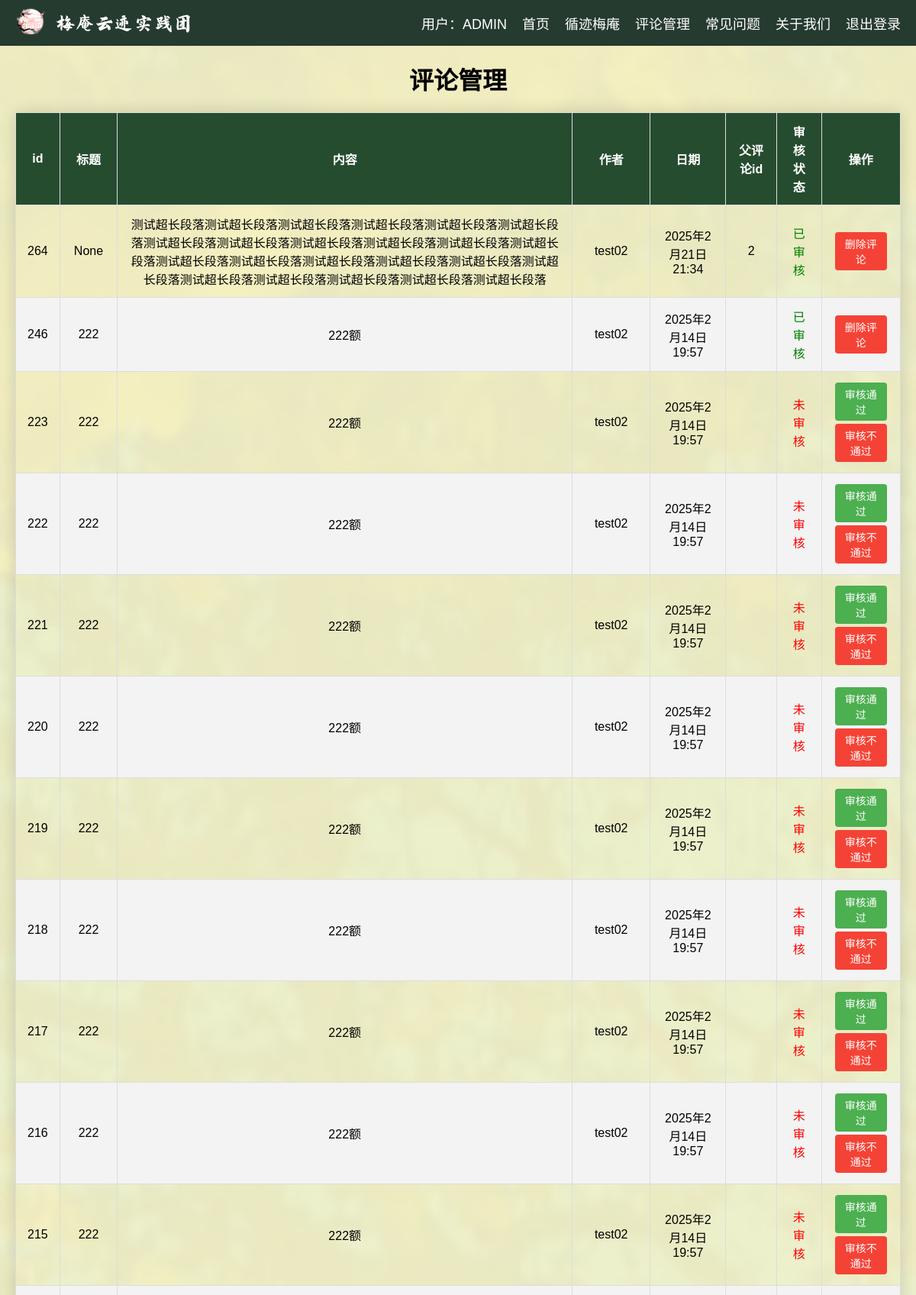
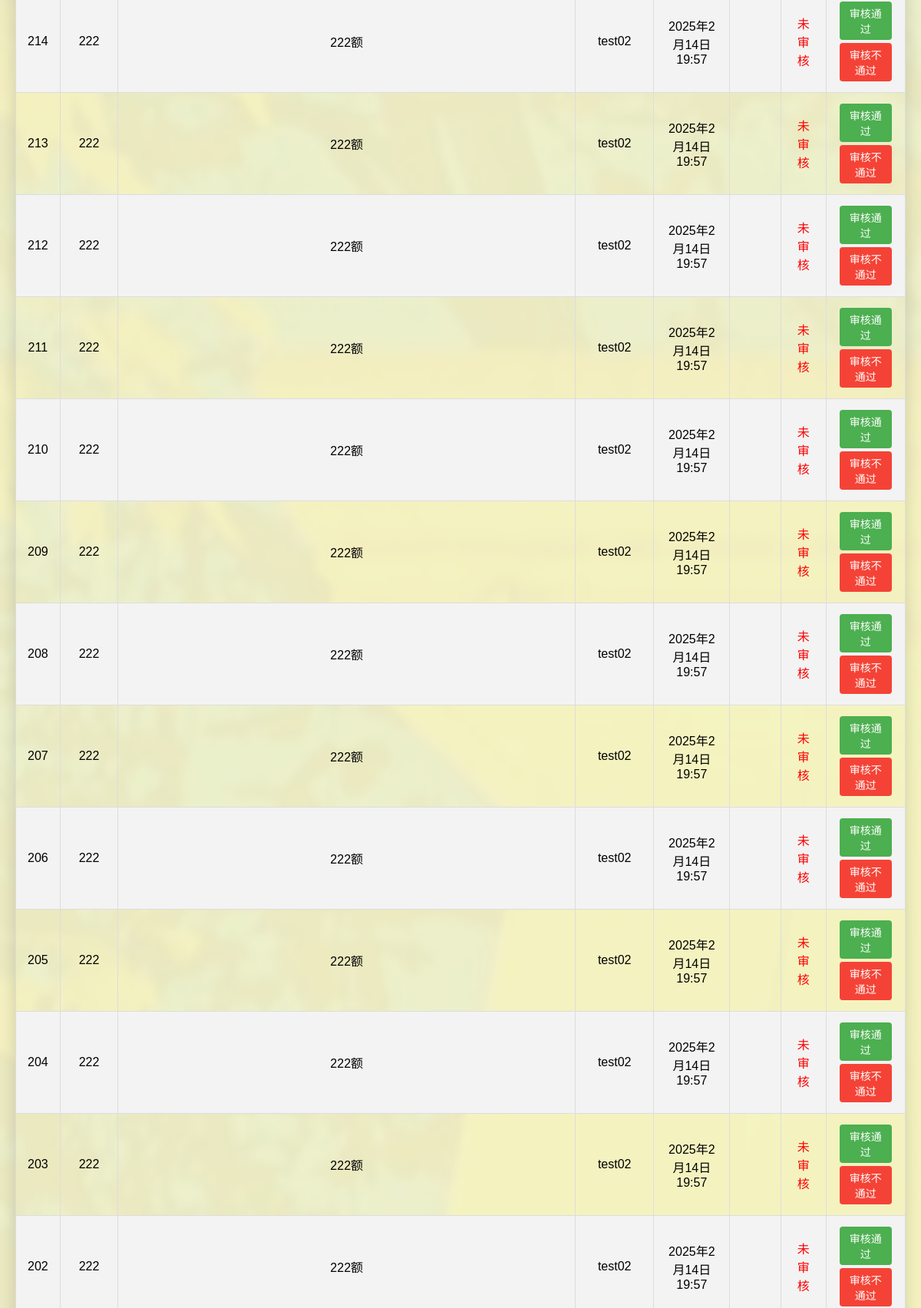
The app's page /comment-management/ (signed in, upper part) with its own data (2 pictures, top to bottom).
### home/models.py (models this page shows, shortened)
class Comment(models.Model):
    owner= models.ForeignKey(to=UserProfile, on_delete=models.CASCADE, related_name='comments',
                             verbose_name='comment_user')  # 修改这里
    title = models.TextField(max_length=50,blank=True,null=True)
    content = models.TextField(max_length=200)
    date = models.DateTimeField(auto_now_add=True)
    parent_comment=models.ForeignKey('self',on_delete=models.CASCADE,null=True,blank=True,
                                     related_name='replies')
    is_checked=models.BooleanField(verbose_name='is_checked',null=False,default=False,blank=False)

class UserProfile(models.Model):
    owner = models.OneToOneField(User, on_delete=models.CASCADE,verbose_name='用户')#包含基础的User，如用户名和密码
    nick_name = models.CharField('昵称',max_length=20,blank=True,default='')#昵称
    USER_GENDER_TYPE=(
        ('0','请选择'),('male','男'),('female','女'),('others','其他'),)
    gender=models.CharField('性别',max_length=8,choices=USER_GENDER_TYPE,default='0')
    birthday=models.DateField('出生日期',null=True,blank=True)
    image=models.ImageField(verbose_name='头像',upload_to=user_directory_path,default='home/user_img/default.png',max_length=100,blank=True,null=True)
    sign=models.TextField('个性签名',max_length=100,null=True,blank=True,default='')

### home/views.py (the view, shortened to what this page needs)
# urls.py: path('comment-management/', views.comment_management, name='comment-management'),
@user_passes_test(lambda u: u.is_superuser)
def comment_management(request:HttpRequest):
    comments = Comment.objects.all().order_by('-id')
    context=default_context(request)
    context.update({'comments': comments})
    return render(request, 'home/comment_management.html', context)

### home/views.py (called while the page is built)
def get_userprofile(request:HttpRequest):
    nickname=None
    user_profile=None
    if request.user.is_authenticated and (not request.user.is_superuser):
        try:
            user_profile = UserProfile.objects.get(owner=request.user)
            nickname = user_profile.nick_name
        except UserProfile.DoesNotExist:
            nickname='None'
    elif request.user.is_superuser:
        nickname=request.user.username
    return nickname, user_profile

def default_context(request:HttpRequest):
    nickname,userprofile=get_userprofile(request)
    d={'nick_name':nickname,
       'user':request.user,
       'userprofile':userprofile,}
    return d

### home/templates/home/comment_management.html (shortened to what this page needs)
{% extends "home/base.html" %}
{% load static %}
{% block otherstyles %}
    <link rel="stylesheet" href="{% static 'home/styles/comment_management.css' %}">
{% endblock otherstyles %}
{% block content %}
<h1 style="text-align: center;">评论管理</h1>
<div class="table-container">
<table>
    <thead>
        <tr>
            <th>id</th>
            <th>标题</th>
            <th>内容</th>
            <th>作者</th>
            <th>日期</th>
            <th>父评论id</th>
            <th>审核状态</th>
            <th>操作</th>
        </tr>
    </thead>
    <tbody>
        {% for comment in comments %}
        <tr>
            <td>{{comment.id}}</td>
            <td>{{ comment.title }}</td>
            <td>{{ comment.content }}</td>
            <td>{{ comment.owner.owner.username }}</td>
            <td>{{ comment.date }}</td>
            <td>{{ comment.parent_comment.id}}</td>
            <td>{% if comment.is_checked %}<span style="color: green;">已审核</span>
                {% else %}<span style="color: red;">未审核</span>{% endif %}</td>
            <td>
                {% if not comment.is_checked %}
                <form method="post" style="display:inline;">
                    <button type="submit" name="approve">审核通过</button>
                </form>
                <form method="post" style="display:inline;">
                    <button type="submit" name="delete">审核不通过</button>
                </form>
                {% else %}
                <form method="post" style="display:inline;">
                    <button type="submit" name="delete">删除评论</button>
                </form>
                {% endif %}
            </td>
        </tr>
        {% endfor %}
    </tbody>
</table>
</div>
{% endblock %}

### home/static/home/styles/mainstyle.css (style rules this page uses)
html { overflow-x: hidden; }
body::before { content: ""; position:fixed; top: 0; left: 0; right: 0; bottom: 0; width: 100%; background-color: rgba(235, 239, 175,0.5); z-index: -1; }
body { font-family: Arial, sans-serif; margin: 0; padding: 0; background-image: url("../img/background.png"); background-size: cover; background-repeat: no-repeat; background-attachment: fixed; }

### home/static/home/styles/comment_management.css (style rules this page uses)
.table-container { margin:20px; }
table { width: 100%; border-collapse: collapse; font-family: Arial, sans-serif; box-shadow: 0 0 20px rgba(0, 0, 0, 0.15); }
thead tr { background-color: #264c30; color: #ffffff; text-align: center; }
th { padding: 12px 15px; font-weight: bold; border: 1px solid #dddddd; }
tbody tr { border-bottom: 1px solid #dddddd; }
tbody tr:nth-of-type(even) { background-color: #f3f3f3; }
td { padding: 12px 15px; text-align: center; border: 1px solid #dddddd; }
button { padding: 5px 10px; margin: 2px; border: none; border-radius: 4px; cursor: pointer; font-size: 14px; }
button[name="approve"] { background-color: #4CAF50; color: white; }
button[name="delete"] { background-color: #f44336; color: white; }

### records on screen
Comment: id "264", title "None", content "测试超长段落测试超长段落测试超长段落测试超长段落测试超长段落测试超长段落测试超长段落测试超长段落测试超长段落测试超长段落测试超长段落测试超长段落测试超长段落测试超长段落测试超长段落测试超长段落测试超长段落测试超长段落测试超长段落测试超长段落测试超长段落测试超长段落测试超长段落", owner.owner.username "test02", date "2025年2月21日 21:34", parent_comment.id "2", is_checked "已审核"
Comment: id "246", title "222", content "222额", owner.owner.username "test02", date "2025年2月14日 19:57", is_checked "已审核"
Comment: id "223", title "222", content "222额", owner.owner.username "test02", date "2025年2月14日 19:57", is_checked "未审核"
Comment: id "222", title "222", content "222额", owner.owner.username "test02", date "2025年2月14日 19:57", is_checked "未审核"
Comment: id "221", title "222", content "222额", owner.owner.username "test02", date "2025年2月14日 19:57", is_checked "未审核"
Comment: id "220", title "222", content "222额", owner.owner.username "test02", date "2025年2月14日 19:57", is_checked "未审核"
Comment: id "219", title "222", content "222额", owner.owner.username "test02", date "2025年2月14日 19:57", is_checked "未审核"
Comment: id "218", title "222", content "222额", owner.owner.username "test02", date "2025年2月14日 19:57", is_checked "未审核"
Comment: id "217", title "222", content "222额", owner.owner.username "test02", date "2025年2月14日 19:57", is_checked "未审核"
Comment: id "216", title "222", content "222额", owner.owner.username "test02", date "2025年2月14日 19:57", is_checked "未审核"
Comment: id "215", title "222", content "222额", owner.owner.username "test02", date "2025年2月14日 19:57", is_checked "未审核"
Comment: id "214", title "222", content "222额", owner.owner.username "test02", date "2025年2月14日 19:57", is_checked "未审核"
Comment: id "213", title "222", content "222额", owner.owner.username "test02", date "2025年2月14日 19:57", is_checked "未审核"
Comment: id "212", title "222", content "222额", owner.owner.username "test02", date "2025年2月14日 19:57", is_checked "未审核"
Comment: id "211", title "222", content "222额", owner.owner.username "test02", date "2025年2月14日 19:57", is_checked "未审核"
Comment: id "210", title "222", content "222额", owner.owner.username "test02", date "2025年2月14日 19:57", is_checked "未审核"
Comment: id "209", title "222", content "222额", owner.owner.username "test02", date "2025年2月14日 19:57", is_checked "未审核"
Comment: id "208", title "222", content "222额", owner.owner.username "test02", date "2025年2月14日 19:57", is_checked "未审核"
Comment: id "207", title "222", content "222额", owner.owner.username "test02", date "2025年2月14日 19:57", is_checked "未审核"
Comment: id "206", title "222", content "222额", owner.owner.username "test02", date "2025年2月14日 19:57", is_checked "未审核"
Comment: id "205", title "222", content "222额", owner.owner.username "test02", date "2025年2月14日 19:57", is_checked "未审核"
Comment: id "204", title "222", content "222额", owner.owner.username "test02", date "2025年2月14日 19:57", is_checked "未审核"
Comment: id "203", title "222", content "222额", owner.owner.username "test02", date "2025年2月14日 19:57", is_checked "未审核"
Comment: id "202", title "222", content "222额", owner.owner.username "test02", date "2025年2月14日 19:57", is_checked "未审核"
